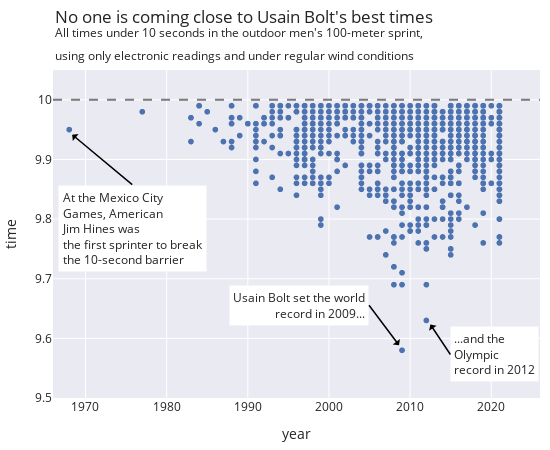

Source (notebook cell):
### Markdown cell above
When we want to prepare a plot for other people, it's important to first think
about the plot's takeaway message.
In this case, the main story is that Usain Bolt's world record time of 9.58
seconds is still untouched.
In fact, the second-best race time also belongs to Bolt.
So, we'll add context to this plot by adding a title that directly states 
the main takeaway.
We'll also add a caption describing the data, and highlight several outlier
points in the scatter plot, including the two best race times that belong
to Usain Bolt.

### Code cell
title = to_plotly_text('''
No one is coming close to Usain Bolt's best times
<sup>All times under 10 seconds in the outdoor men's 100-meter sprint,
using only electronic readings and under regular wind conditions</sup>
''')

fig = px.scatter(run, x='year', y='time', hover_name='name',
                 width=550, height=450)
fig.update_yaxes(range=[9.5, 10.05])
fig.update_xaxes(range=[1966, 2026])
margin(fig, t=70)
fig.update_layout(title=dict(text=title, y=0.95, x=0.1))

fig.add_hline(y=10.0, line_width=2, line_dash="dash", line_color="black")


hines = to_plotly_text('''
At the Mexico City
Games, American
Jim Hines was
the first sprinter to break
the 10-second barrier
''')

anno_params=dict(bgcolor='white',
                 borderpad=3,
                 arrowcolor='black',
                 showarrow=True,
                 arrowwidth=1.5)

fig.add_annotation(x=1968, y=9.95,
                   ax=60,
                   ay=50,
                   xshift=3,
                   yshift=-5,
                   yanchor='top',
                   text=hines,
                   align='left',
                   **anno_params)

fig.add_annotation(x=2009, y=9.58,
                   ax=-30,
                   ay=-40,
                   xshift=-3,
                   yshift=5,
                   xanchor='right',
                   text='Usain Bolt set the world<br>record in 2009...',
                   align='right',
                   **anno_params)

fig.add_annotation(x=2012, y=9.63,
                   ax=20,
                   ay=30,
                   xshift=4,
                   yshift=-4,
                   xanchor='left',
                   text='...and the<br>Olympic<br>record in 2012',
                   align='left',
                   **anno_params)

fig

### Figure 1 — Plotly figure (JSON) as saved in the notebook; plotly's stock layout.template omitted (floating-point values rounded to 4 significant figures; data arrays with more than 128 entries replaced by an {"elided": "..."} marker saying what was removed)
{"data": [{"hovertemplate": "<b>%{hovertext}</b><br><br>year=%{x}<br>time=%{y}<extra></extra>", "hovertext": {"elided": "1081 str values"}, "legendgroup": "", "marker": {"color": "rgb(76,114,176)", "symbol": "circle"}, "mode": "markers", "name": "", "showlegend": false, "type": "scattergl", "x": {"elided": "1081 int values"}, "xaxis": "x", "y": {"elided": "1081 float values"}, "yaxis": "y"}], "layout": {"annotations": [{"align": "left", "arrowcolor": "black", "arrowwidth": 1.5, "ax": 60, "ay": 50, "bgcolor": "white", "borderpad": 3, "showarrow": true, "text": "At the Mexico City<br>Games, American<br>Jim Hines was<br>the first sprinter to break<br>the 10-second barrier", "x": 1968, "xshift": 3, "y": 9.95, "yanchor": "top", "yshift": -5}, {"align": "right", "arrowcolor": "black", "arrowwidth": 1.5, "ax": -30, "ay": -40, "bgcolor": "white", "borderpad": 3, "showarrow": true, "text": "Usain Bolt set the world<br>record in 2009...", "x": 2009, "xanchor": "right", "xshift": -3, "y": 9.58, "yshift": 5}, {"align": "left", "arrowcolor": "black", "arrowwidth": 1.5, "ax": 20, "ay": 30, "bgcolor": "white", "borderpad": 3, "showarrow": true, "text": "...and the<br>Olympic<br>record in 2012", "x": 2012, "xanchor": "left", "xshift": 4, "y": 9.63, "yshift": -4}], "height": 450, "legend": {"tracegroupgap": 0}, "margin": {"t": 70}, "shapes": [{"line": {"color": "black", "dash": "dash", "width": 2}, "type": "line", "x0": 0, "x1": 1, "xref": "x domain", "y0": 10, "y1": 10, "yref": "y"}], "title": {"text": "No one is coming close to Usain Bolt's best times<br><sup>All times under 10 seconds in the outdoor men's 100-meter sprint,<br>using only electronic readings and under regular wind conditions</sup>", "x": 0.1, "y": 0.95}, "width": 550, "xaxis": {"anchor": "y", "domain": [0, 1], "range": [1966, 2026], "title": {"text": "year"}, "type": "linear"}, "yaxis": {"anchor": "x", "domain": [0, 1], "range": [9.5, 10.05], "title": {"text": "time"}, "type": "linear"}}}
